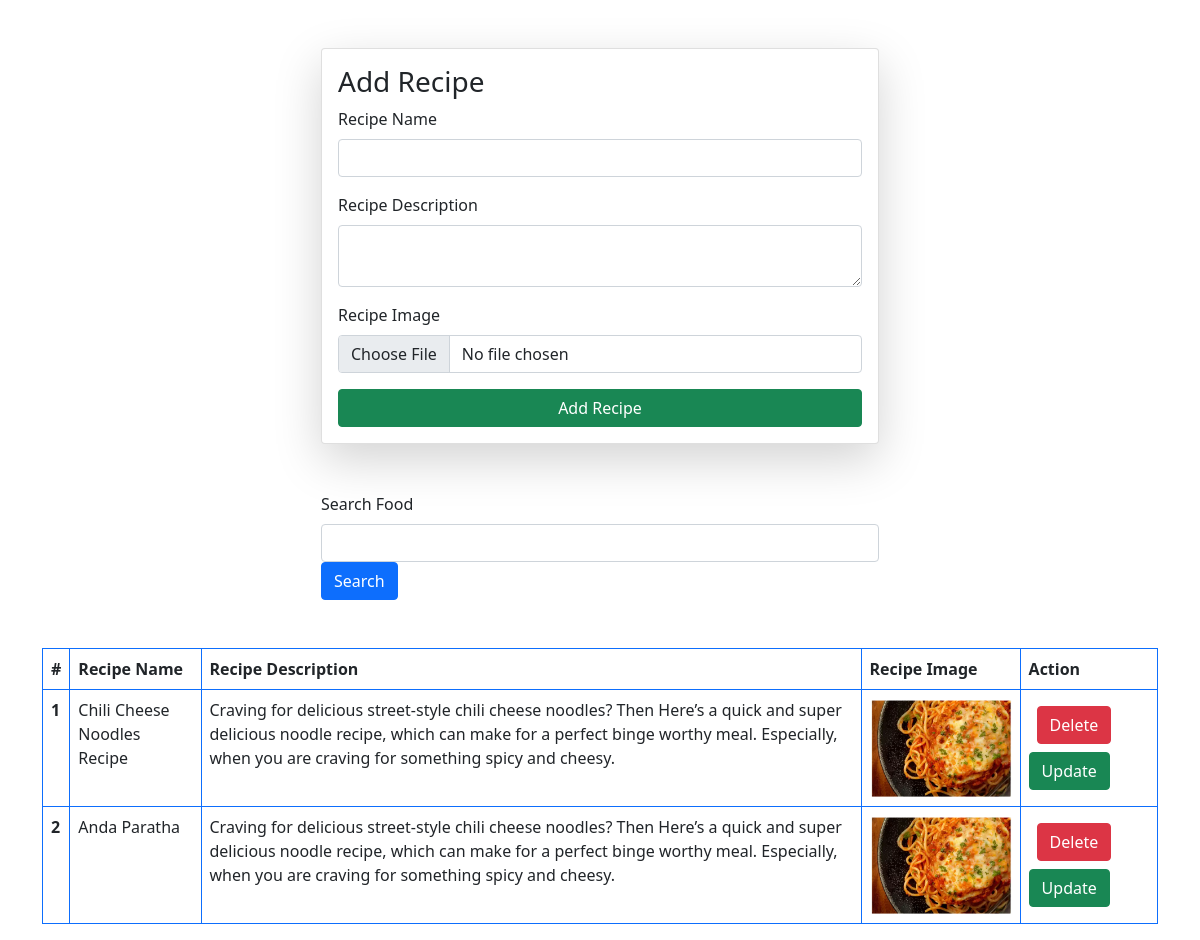
Before: /recipes/ with the older database file.
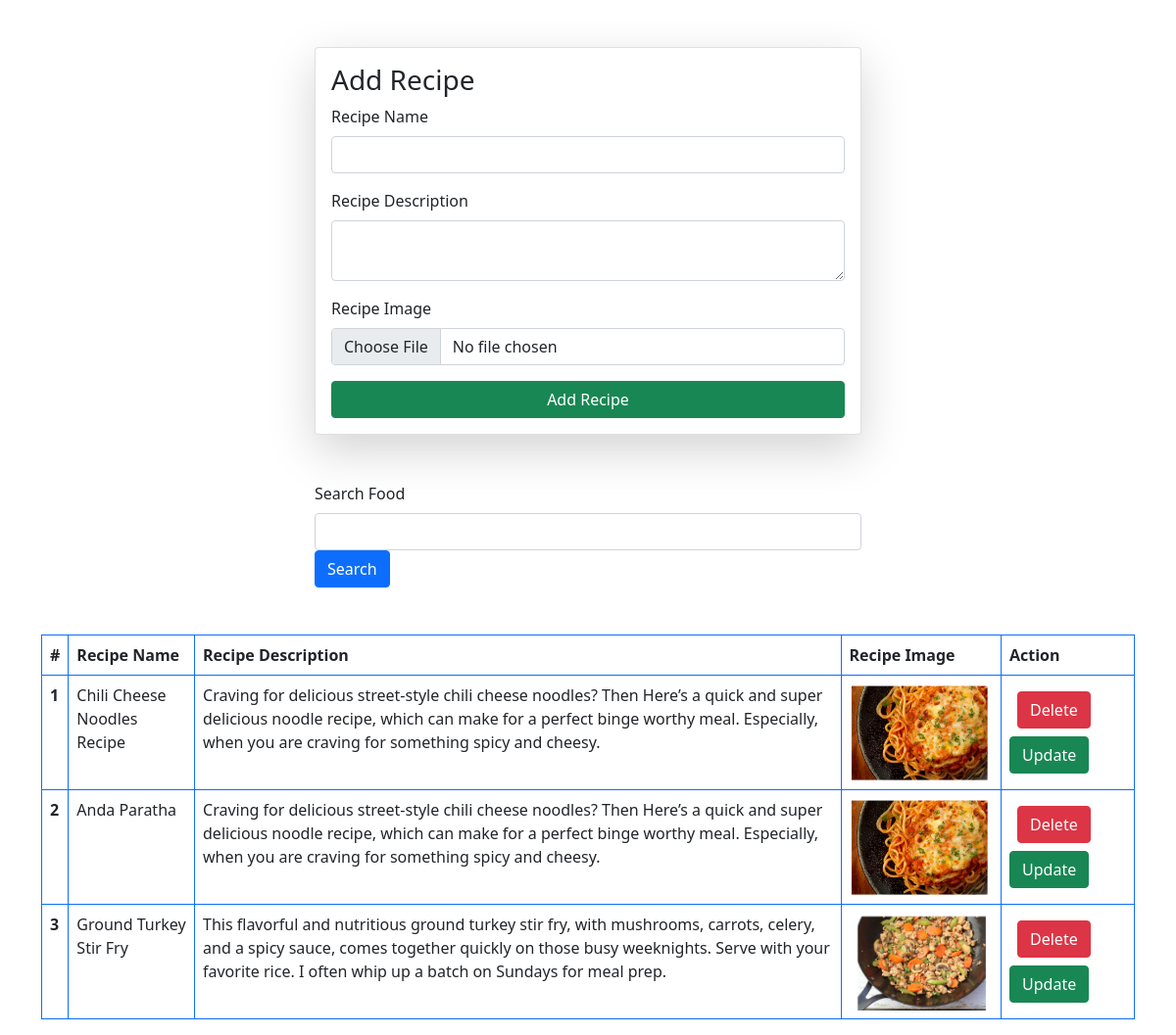
After: the same page with the newer database file.
### vege/models.py (models this page shows)
class Recipe(models.Model):
    user = models.ForeignKey(User, on_delete=models.SET_NULL, null=True, blank=True)
    recipe_name = models.CharField(max_length=100)
    recipe_description = models.TextField()
    recipe_image = models.ImageField(upload_to='recipe')

### vege/views.py (the view, shortened to what this page needs)
# urls.py: path('recipes/', Recipes, name='recipes'),
def Recipes(request):
    queryset = Recipe.objects.all()
    if request.GET.get('search'):
        queryset = queryset.filter(recipe_name__icontains = request.GET.get('search'))
    context = {'Recipes': queryset}
    return render(request, 'recipes.html', context)

### templates/recipes.html (shortened to what this page needs)
{% extends 'base.html' %}
{% block start %}
<div class="container mt-5" >
    <form class="col-6 mx-auto card p-3 shadow-lg" method="POST" enctype="multipart/form-data">
      <h3>Add Recipe</h3>
        <div class="mb-3">
          <label for="exampleInputEmail1" class="form-label">Recipe Name</label>
          <input type="text" class="form-control" name="recipe_name"  id="exampleInputEmail1" aria-describedby="emailHelp">
        </div>
        <div class="mb-3">
          <label for="exampleInputPassword1"  class="form-label">Recipe Description</label>
          <textarea class="form-control"  name="recipe_description" ></textarea>
        </div>
        <div class="mb-3">
          <label for="exampleInputPassword1" class="form-label">Recipe Image</label>
          <input type="file" name="recipe_image" class="form-control"  id="exampleInputEmail1" aria-describedby="emailHelp">
        </div>
        <button type="submit" class="btn btn-success">Add Recipe</button>
      </form>
      <div class="mt-5">
        <div class="mx-auto col-6">
          <div class="nb3">
            <form>
              <label for="exampleInputEmail1" class="form-label">Search Food</label>
              <input type="text" name="search" class="form-control">
            <div>
              <button type="submit" class="btn btn-primary">Search</button>
            </div>
            </form>
        </div>
      </div>
      <table class="table table-bordered border-primary mt-5">
        <thead>
          <tr>
            <th scope="col">#</th>
            <th scope="col">Recipe Name</th>
            <th scope="col">Recipe Description</th>
            <th scope="col">Recipe Image</th>
            <th scope="col">Action</th>
          </tr>
        </thead>
        <tbody>
          {% for recipe in Recipes %}
          <tr>
            <th scope="row">{{ forloop.counter }}</th>
            <td>{{ recipe.recipe_name }}</td>
            <td>{{ recipe.recipe_description }}</td>
            <td>
              <img src="/media/{{ recipe.recipe_image }}" style="height: 100px;" >
            </td>
            <td>
              <a onclick="confirmDelete('/delete_recipe/{{recipe.id}}/')" class="btn btn-danger m-2">Delete</a>
              <a onclick="confirmUpdate('/update_recipe/{{recipe.id}}/')" class="btn btn-success">Update</a>
            </td>
          </tr>
          {% endfor %}
        </tbody>
      </table>
</div>
{% endblock %}

Changed rows visible on the page:
added Recipe: recipe_name "Ground Turkey Stir Fry", recipe_description "This flavorful and nutritious ground turkey stir fry, with mushrooms, carrots, celery, and a spicy sauce, comes together quickly on those busy weeknights. Serve with your favorite rice. I often whip up a batch on Sundays for meal prep.", recipe_image (picture)
